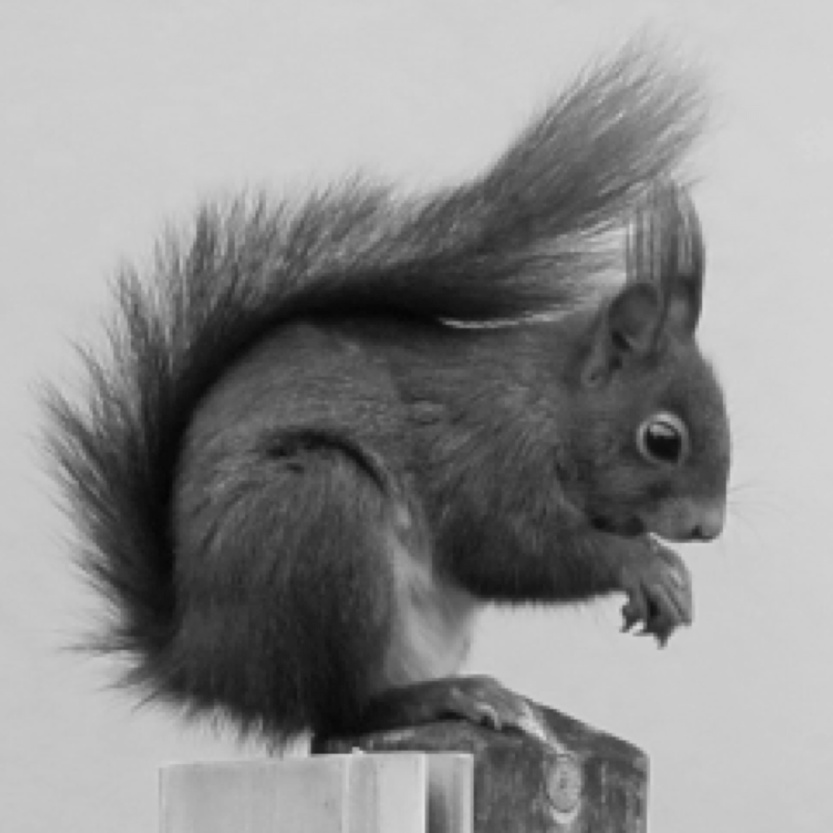
%> input picture Esercizi/DFT/squirrel.jpeg, 833 x 833 px, shrunk from 1604 x 1604 before the run
$ octave dft_image_squirrel.m   (GNU Octave 9; MATLAB toolbox functions it lacks are replaced by stand-ins)
%> lines starting %> are read from the running program, lines starting %| are printed output that depends on the picture
img = imread("squirrel.jpeg");
%> img is the input picture: size 833x833x3 uint8; min 3, max 226, mean 142.1
imgL = imread("lowpassed.png");
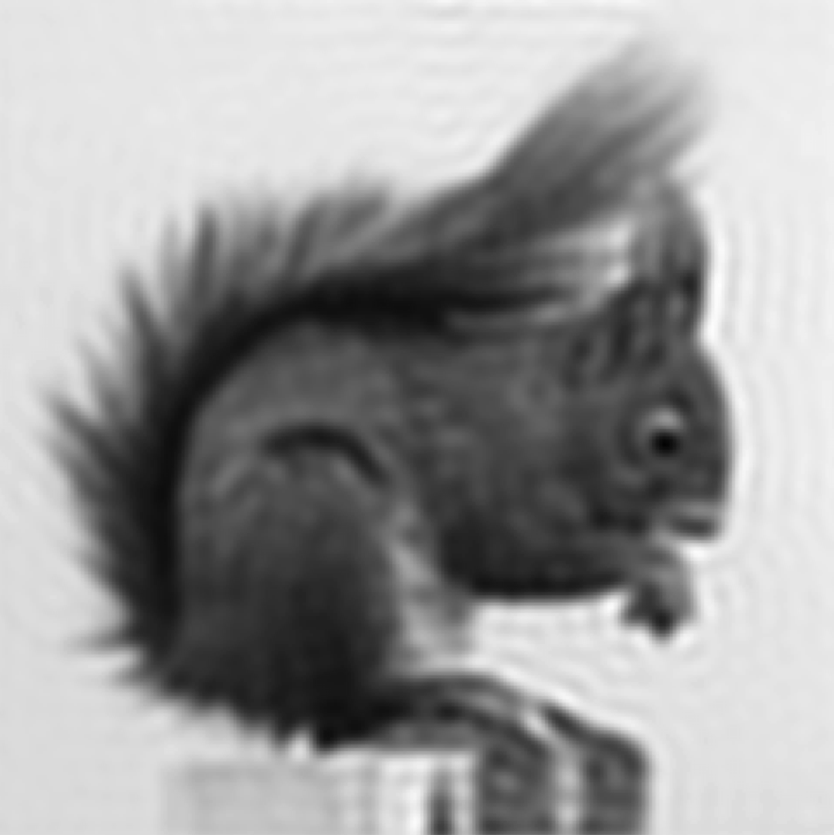
%> input picture Esercizi/DFT/lowpassed.png, 834 x 835 px, shrunk from 1606 x 1607 before the run
%> imgL is the input picture: size 835x834x3 uint8; min 2, max 254, mean 153.8
imgH = imread("highpassed.png");
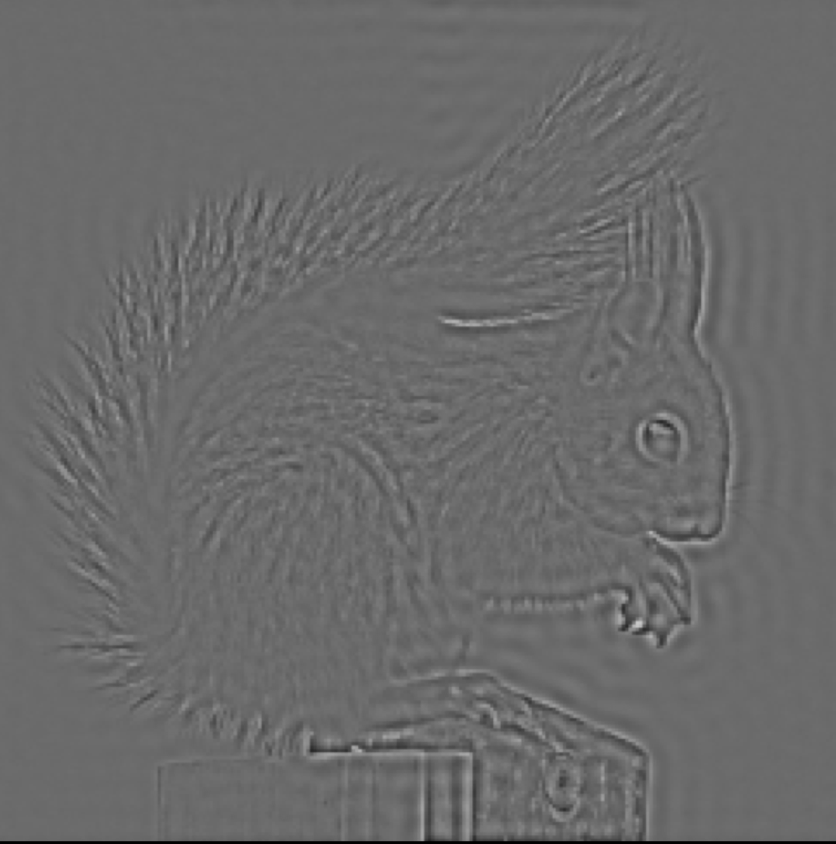
%> input picture Esercizi/DFT/highpassed.png, 836 x 844 px, shrunk from 1609 x 1625 before the run
%> imgH is the input picture: size 844x836x3 uint8; min 0, max 201, mean 106.4
imgs = {img, imgL, imgH};
%> imgs = 3 items
l = length(imgs);
%> l = 3
figure(1);

for i=1:l
    dftImg = fftshift(ifft2(cell2mat(imgs(i))));
    realDftImg = real(dftImg);
    R = max(realDftImg, [], 'all');
    c = 255 / log(1 + abs(R));
    logCompressedDft = c * log(1 + abs(realDftImg));

    subplot(2, l, i);
    imshow(logCompressedDft);

    subplot(2, l, i+l);
    imshow(cell2mat(imgs(i)));
end
%> this loop made 3 passes
%> (R, c) on passes 1 to 3: (142.1, 51.37), (153.8, 50.58), (106.4, 54.52)
%> pass 1, `imshow(logCompressedDft);`:
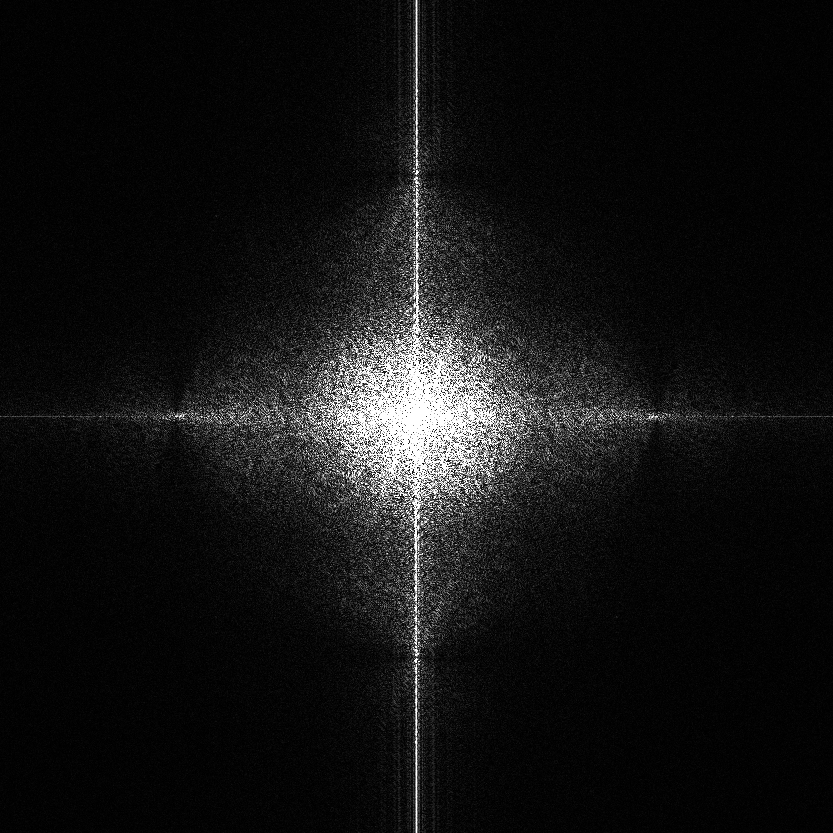
%> displayed picture: size 833x833x3, on the screen's scale of 0 to 255; min 0, max 255, mean 19.3
%> after the loop:
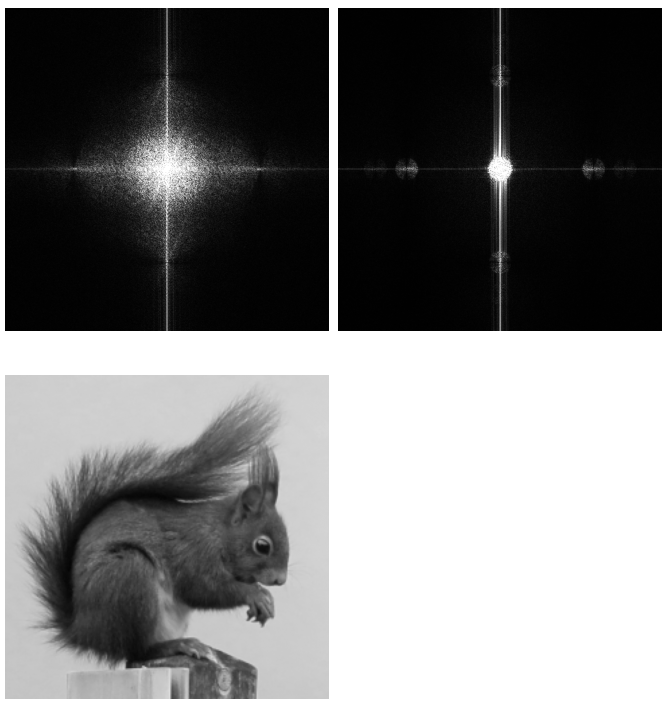
%> figure redrawn from the program's plot data, 6 panels

waitforbuttonpress();
close(1);
